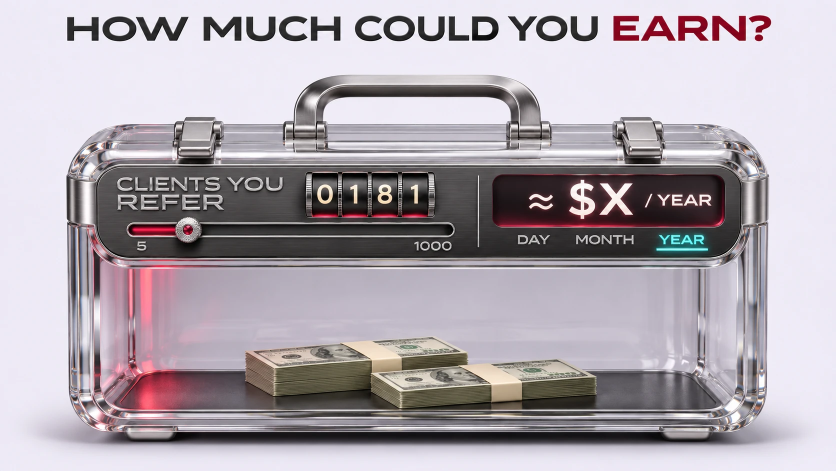
#> input picture tools/influencers/numbers-src/case-design.webp, 1672 x 941 px, given in place of tex-87.jpg, which was not available (shown at 1/2 size)
$ python nums.py
#> lines starting #> are read from the running program, lines starting #| are printed output that depends on the picture
"""The /for-influencers/ "Three numbers" block (owner's design "Cut From The Sky", variant 6c Titanium): its pictures.
The figures 87%, infinity and 365 are cut from three nebula photos (the design's own, numbers-src/tex-*.jpg,
1600 x 800): on the page each is the background of its figure, clipped to the letters (influencers.css .inf-nums).
Writes site/assets/influencers/nums-{87,inf,365}-{w}.webp — a large file for desktops, a small one for phones
(each wide enough for its figure on a 2x screen) — and nums-mark.webp, the white TradeQuo mark in the card's corner.
Also the water of the "Incentive trips" block (owner's design "Incentive Trips", variant 7d): its "ON US." is filled with
the design's water photo (numbers-src/tex-water.jpg, 1600 x 800), drifting slowly: nums-water-{1600,900}.webp.
Run:  python3 tools/influencers/nums.py   (not "numbers.py": that name would hide Python's own numbers module)"""
import os
from PIL import Image

HERE = os.path.dirname(os.path.abspath(__file__))
SRC = os.path.join(HERE, 'numbers-src')
OUT = os.path.join(HERE, '..', '..', 'site', 'assets', 'influencers')
SIZES = {'87': (1600, 760), 'inf': (720, 600), '365': (960, 640), 'water': (1600, 900)}   # desktop, phone (px wide)

for key, widths in SIZES.items():
    im = Image.open(os.path.join(SRC, 'tex-%s.jpg' % key)).convert('RGB')
#> im is the input picture: PIL image 1672x941 RGB; mean R, G, B 175.1, 167.3, 174.9
    for w in widths:
        p = im if w == im.width else im.resize((w, round(im.height * w / im.width)), Image.LANCZOS)
        fn = os.path.join(OUT, 'nums-%s-%d.webp' % (key, w))
        p.save(fn, quality=80, method=6)
        print(os.path.basename(fn), p.size, os.path.getsize(fn) // 1024, 'KB')
#> this loop made 2 passes
#> pass 1, `p = im if w == im.width else im.resize((w, round(im.height * w / im.wi..`:
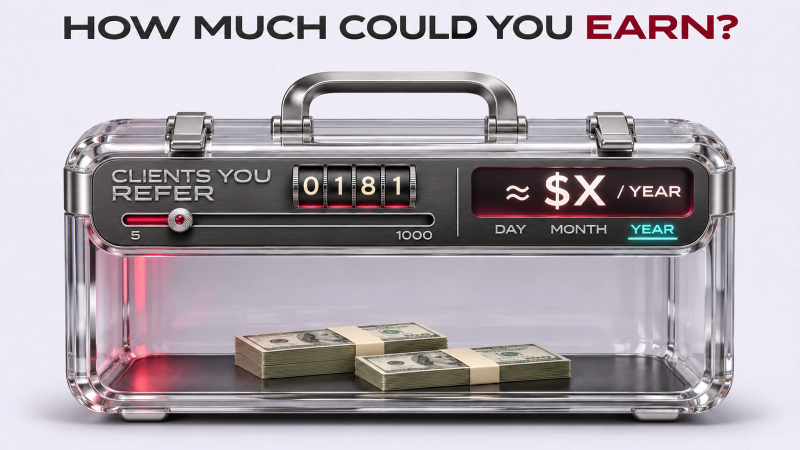
#> p: PIL image 1600x900 RGB (shown at 1/2 size); mean R, G, B 175, 167.4, 174.9
#> pass 2, `p = im if w == im.width else im.resize((w, round(im.height * w / im.wi..`:
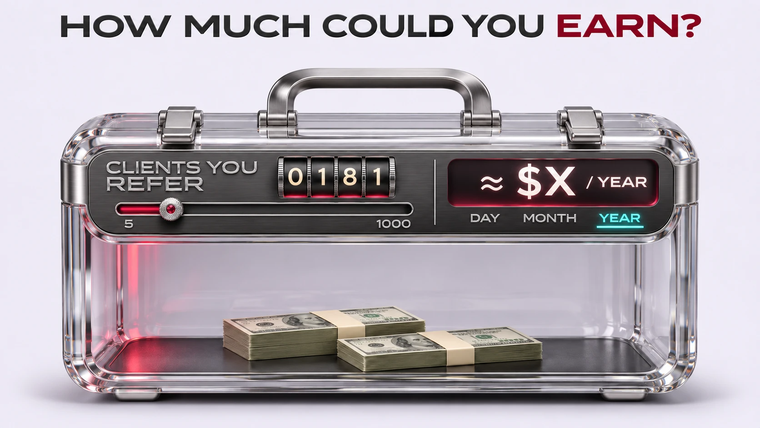
#> p: PIL image 760x428 RGB; mean R, G, B 175.1, 167.4, 174.9
#> pass 2 of the loop `for key, widths in SIZES.items():`:
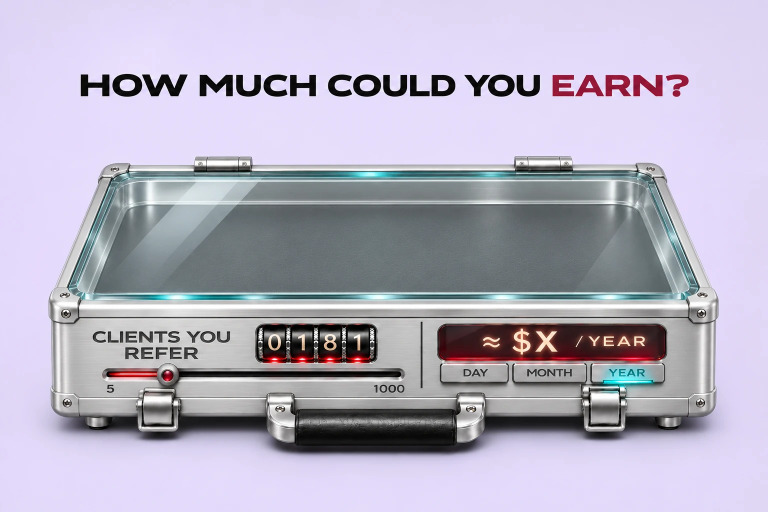
#> input picture tools/influencers/numbers-src/case2-closed.webp, 1536 x 1024 px, given in place of tex-inf.jpg, which was not available (shown at 1/2 size)
#> im is the input picture: PIL image 1536x1024 RGB; mean R, G, B 181.1, 176.7, 194.4
#> the loop `for w in widths:` made 2 passes
#| nums-inf-720.webp (720, 480) 21 KB
#| nums-inf-600.webp (600, 400) 17 KB
#> pass 1, `p = im if w == im.width else im.resize((w, round(im.height * w / im.wi..`:
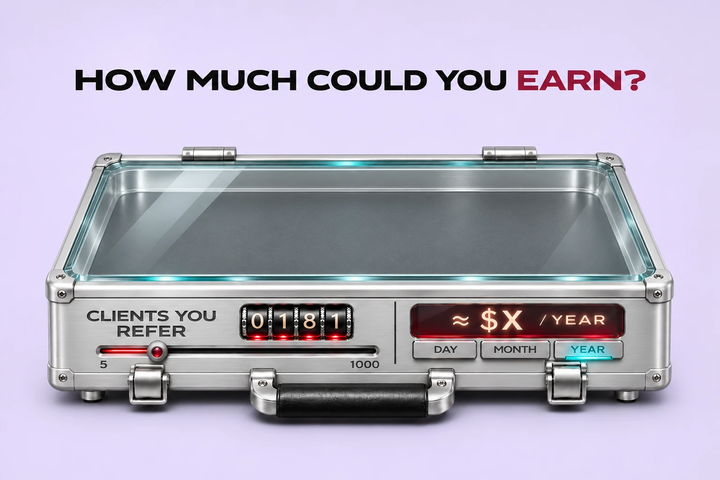
#> p: PIL image 720x480 RGB; mean R, G, B 181.1, 176.7, 194.4
#> pass 2, `p = im if w == im.width else im.resize((w, round(im.height * w / im.wi..`:
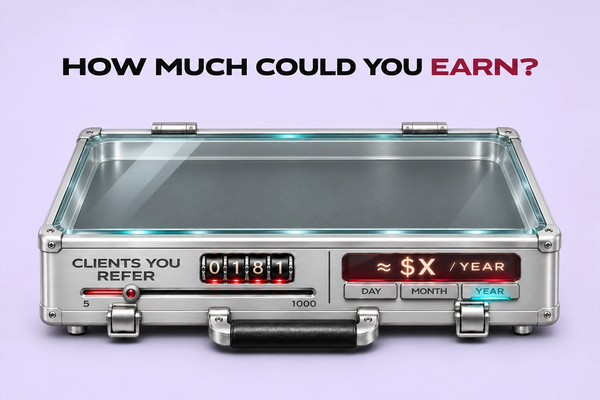
#> p: PIL image 600x400 RGB; mean R, G, B 181.1, 176.7, 194.4
#> (the run stopped early here; a loop or call above may not have finished)
